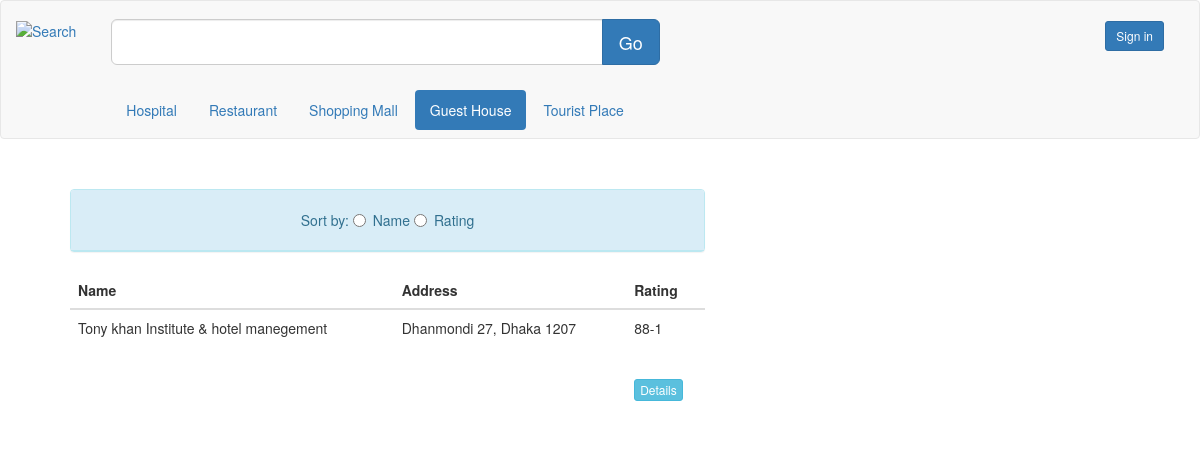
Page /Font-end/hotel.php on the committed database.
### tables this page shows
CREATE TABLE `main_area` (
  `id` varchar(13) NOT NULL,
  `name` varchar(100) NOT NULL,
  `area` varchar(35) NOT NULL,
  `road_no` varchar(10) NOT NULL,
  `post_code` int(11) NOT NULL,
  `district` varchar(20) NOT NULL,
  `division` varchar(15) NOT NULL,
  `rating` varchar(7) NOT NULL
);

### Font-end/hotel.php (the view, shortened to what this page needs)
<!DOCTYPE html>
<html>
<head>
	<link rel="stylesheet" href="css/bootstrap.min.css">
</head>
<body>
<nav class="navbar navbar-default">
  <div class="">
    <div class="collapse navbar-collapse" id="bs-example-navbar-collapse-1">
      <ul class="nav navbar-nav">
		<a href="search.php"><img src="Upimages/logo3.jpg" class="img-responsive" alt="Search" style="height:30px;margin-top:20px;"></a>
      </ul>
      <form class="navbar-form navbar-left">
				<div class="input-group input-group-lg" style="width:600px;margin-left:20px;margin-top:10px;">
				  <input type="text" class="form-control" name="search">
				  <div class="input-group-btn">
					<button class="btn btn-primary" type="submit">Go</button>
				  </div>
				</div>
				<ul class="nav nav-pills" style="margin-top:25px;margin-left:20px;">
												<li role="presentation"><a href="hospital.php">Hospital</a></li>
												<li role="presentation"><a href="restaurant.php">Restaurant</a></li>
												<li role="presentation"><a href="shopping.php">Shopping Mall</a></li>
												<li role="presentation" class="active"><a href="hotel.php">Guest House </a></li>
												<li role="presentation"><a href="tourist.php">Tourist Place</a></li>
				</ul>
      </form>
      <ul class="nav navbar-nav navbar-right" style="margin-top:20px; margin-right:20px;">
		    <button type="button" class="btn btn-primary btn-sm">Sign in</button>
      </ul>
    </div>
</nav>
<div class="container">
				<div class="col-sm-7" style="margin-left:25px;">
					<div class="panel panel-info" style="margin-top:30px;">
						  <div class="panel-heading">
								<form action="hospitalsort.php" method="post">
								<center>
								    <div class="radio" >
											Sort by:  <label><input type="radio" name="sort" value="name">Name</label>
													  <label><input type="radio" name="sort" value="rating">Rating</label>
									</div>
								</center>
								</form>
						 </div>
					</div>
					<table class="table">
						  <thead>
							<tr>
								<th>Name</th>
								<th>Address</th>
								<th>Rating</th>
							</tr>
						  </thead>
								  <?php
										$connect = mysqli_connect("localhost", "root", "", "ls");
										$query = "SELECT id,name,area,road_no,post_code,district FROM main_area WHERE id like '88%'";
										$result = mysqli_query($connect, $query);
										while($row = mysqli_fetch_array($result)):;
										$hdata=$row["id"];
								  ?>
							<tr id="sort">
								<td><?php echo $row["name"]; ?></td>
								<td><?php echo $row["area"]." ".$row["road_no"].", ".$row["district"]." ".$row["post_code"]; ?></td>
								<td><?php echo $hdata; ?></br></br></br><input type="button" name="view" value="Details" id="<?php echo $row["id"]; ?>" class="btn btn-info btn-xs view_data" /></td>
							</tr>
							<?php endwhile; ?>
					</table>
		</div>
</div>
</body>
</html>

### rows in the picture
main_area: name "Tony khan Institute & hotel manegement", area "Dhanmondi", road_no "27", district "Dhaka", post_code "1207", id "88-1"
